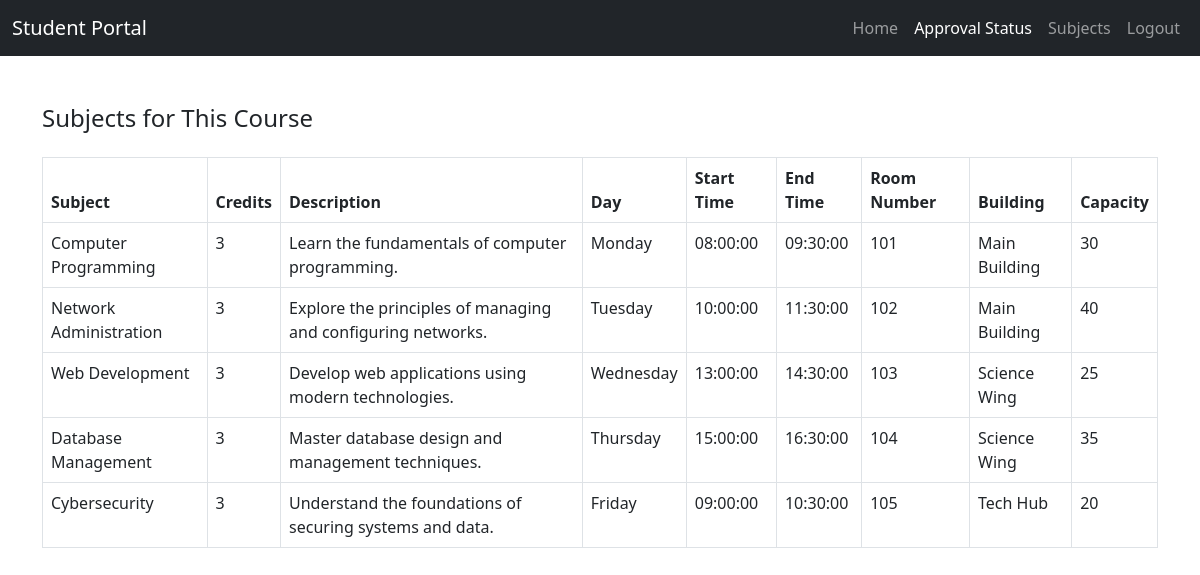
/subjects.php?email=estreradave1233@gmail.com, run on the app's committed database.
### tables this page shows
CREATE TABLE `subject` (
  `SubjectID` int(11) NOT NULL,
  `SubjectName` varchar(100) NOT NULL,
  `Credits` int(11) NOT NULL,
  `Description` text DEFAULT NULL,
  `CourseID` int(11) DEFAULT NULL
);

CREATE TABLE `schedule` (
  `ScheduleID` int(11) NOT NULL,
  `SubjectID` int(11) NOT NULL,
  `RoomID` int(11) NOT NULL,
  `Semester` varchar(20) DEFAULT NULL,
  `Day` enum('Monday','Tuesday','Wednesday','Thursday','Friday','Saturday','Sunday') DEFAULT NULL,
  `StartTime` time DEFAULT NULL,
  `EndTime` time DEFAULT NULL
);

CREATE TABLE `room` (
  `RoomID` int(11) NOT NULL,
  `RoomNumber` varchar(10) NOT NULL,
  `Building` varchar(50) DEFAULT NULL,
  `Capacity` int(11) DEFAULT NULL
);

### subjects.php (the view, shortened to what this page needs)
<?php
require_once('db.php');
$email = $_GET['email'] ?? '';
$approvalStatus = '';
$denyStatus = '';
$queryApproval = "
    SELECT sa.*, s.email
    FROM student_approval sa
    JOIN student s ON sa.studID = s.studID
    WHERE s.email = ?
";
$stmtApproval = mysqli_prepare($conn, $queryApproval);
mysqli_stmt_bind_param($stmtApproval, 's', $email);
mysqli_stmt_execute($stmtApproval);
$resultApproval = mysqli_stmt_get_result($stmtApproval);
if (mysqli_num_rows($resultApproval) > 0) {
    $approvalStatus = 'Approved';
} else {
    $approvalStatus = 'Not Approved';
}
$courseName = '';
$subjects = [];
$queryCourse = "
    SELECT c.description
    FROM course c
    INNER JOIN student s ON c.courseNAME = s.course
    WHERE s.email = ?
";
$stmtCourse = mysqli_prepare($conn, $queryCourse);
mysqli_stmt_bind_param($stmtCourse, 's', $email);
mysqli_stmt_execute($stmtCourse);
$resultCourse = mysqli_stmt_get_result($stmtCourse);
if ($resultCourse && mysqli_num_rows($resultCourse) > 0) {
    $courseRow = mysqli_fetch_assoc($resultCourse);
    $courseName = $courseRow['description'];
}
if (!empty($courseName)) {
    $querySubjects = "
        SELECT s.SubjectID, s.SubjectName, s.credits, s.description
        FROM subject s
        JOIN course c ON s.CourseID = c.CourseID
        WHERE c.description = ?
    ";
    $stmtSubjects = mysqli_prepare($conn, $querySubjects);
    mysqli_stmt_bind_param($stmtSubjects, 's', $courseName);
    mysqli_stmt_execute($stmtSubjects);
    $resultSubjects = mysqli_stmt_get_result($stmtSubjects);
    while ($row = mysqli_fetch_assoc($resultSubjects)) {
        $subjects[] = $row;
    }
}
$schedules = [];
foreach ($subjects as $subject) {
    $querySchedule = "
        SELECT day, startTime, endTime, roomID
        FROM schedule
        WHERE SubjectID = ?
    ";
    $stmtSchedule = mysqli_prepare($conn, $querySchedule);
    mysqli_stmt_bind_param($stmtSchedule, 'i', $subject['SubjectID']);
    mysqli_stmt_execute($stmtSchedule);
    $resultSchedule = mysqli_stmt_get_result($stmtSchedule);
    while ($scheduleRow = mysqli_fetch_assoc($resultSchedule)) {
        $roomID = $scheduleRow['roomID'];
        $queryRoomDetails = "
            SELECT roomNumber, building, capacity
            FROM room
            WHERE roomID = ?
        ";
        $stmtRoomDetails = mysqli_prepare($conn, $queryRoomDetails);
        mysqli_stmt_bind_param($stmtRoomDetails, 'i', $roomID);
        mysqli_stmt_execute($stmtRoomDetails);
        $resultRoomDetails = mysqli_stmt_get_result($stmtRoomDetails);
        if ($roomRow = mysqli_fetch_assoc($resultRoomDetails)) {
            $scheduleRow['roomDetails'] = $roomRow;
        } else {
            $scheduleRow['roomDetails'] = ['roomNumber' => 'N/A', 'building' => 'N/A', 'capacity' => 'N/A'];
        }
        $schedules[$subject['SubjectID']][] = $scheduleRow;
    }
}
?>
<!DOCTYPE html>
<html lang="en">
<head>
    <link href="https://cdn.jsdelivr.net/npm/bootstrap@5.3.0/dist/css/bootstrap.min.css" rel="stylesheet">
</head>
<body>
<nav class="navbar navbar-expand-lg navbar-dark bg-dark">
  <div class="container-fluid">
    <a class="navbar-brand" href="#">Student Portal</a>
    <div class="collapse navbar-collapse" id="navbarNav">
      <ul class="navbar-nav ms-auto">
        <li class="nav-item">
          <a class="nav-link" href="userview.php">Home</a>
        </li>
        <li class="nav-item">
          <a class="nav-link active" href="student_status.php?email=<?php echo htmlspecialchars($email); ?>">Approval Status</a>
        </li>
        <li class="nav-item">
          <a class="nav-link" href="subjects.php?email=<?php echo htmlspecialchars($email); ?>">Subjects</a>
        </li>
        <li class="nav-item">
          <a class="nav-link" href="index.php">Logout</a>
        </li>
      </ul>
    </div>
  </div>
</nav>
<div class="container mt-5">
    <?php if ($approvalStatus === 'Approved'): ?>
        <h4 class="mt-4">Subjects for This Course</h4>
    <table class="table table-bordered mt-4">
        <thead>
            <tr>
                <th>Subject</th>
                <th>Credits</th>
                <th>Description</th>
                <th>Day</th>
                <th>Start Time</th>
                <th>End Time</th>
                <th>Room Number</th>
                <th>Building</th>
                <th>Capacity</th>
            </tr>
        </thead>
        <tbody>
            <?php foreach ($subjects as $subject): ?>
                <tr>
                    <td><?php echo htmlspecialchars($subject['SubjectName']); ?></td>
                    <td><?php echo htmlspecialchars($subject['credits']); ?></td>
                    <td><?php echo htmlspecialchars($subject['description']); ?></td>
                    <?php
                    $subjectSchedules = isset($schedules[$subject['SubjectID']]) ? $schedules[$subject['SubjectID']] : [];
                    if (!empty($subjectSchedules)):
                        foreach ($subjectSchedules as $schedule): ?>
                            <td><?php echo htmlspecialchars($schedule['day']); ?></td>
                            <td><?php echo htmlspecialchars($schedule['startTime']); ?></td>
                            <td><?php echo htmlspecialchars($schedule['endTime']); ?></td>
                            <td><?php echo htmlspecialchars($schedule['roomDetails']['roomNumber']); ?></td>
                            <td><?php echo htmlspecialchars($schedule['roomDetails']['building']); ?></td>
                            <td><?php echo htmlspecialchars($schedule['roomDetails']['capacity']); ?></td>
                        <?php endforeach;
                    else: ?>
                        <td colspan="6">No schedule available</td>
                    <?php endif; ?>
                </tr>
            <?php endforeach; ?>
        </tbody>
    </table>
    <?php elseif ($denyStatus === 'Denied'): ?>
        <p>There is no subjects since you are denied!</p>
    <?php endif; ?>
</div>
</body>
</html>

### data on the page
subject: SubjectName "Computer Programming", Credits "3", Description "Learn the fundamentals of computer programming."
schedule: Day "Monday", StartTime "08:00:00", EndTime "09:30:00", RoomID.RoomNumber "101", RoomID.Building "Main Building", RoomID.Capacity "30"
subject: SubjectName "Network Administration", Credits "3", Description "Explore the principles of managing and configuring networks."
schedule: Day "Tuesday", StartTime "10:00:00", EndTime "11:30:00", RoomID.RoomNumber "102", RoomID.Building "Main Building", RoomID.Capacity "40"
subject: SubjectName "Web Development", Credits "3", Description "Develop web applications using modern technologies."
schedule: Day "Wednesday", StartTime "13:00:00", EndTime "14:30:00", RoomID.RoomNumber "103", RoomID.Building "Science Wing", RoomID.Capacity "25"
subject: SubjectName "Database Management", Credits "3", Description "Master database design and management techniques."
schedule: Day "Thursday", StartTime "15:00:00", EndTime "16:30:00", RoomID.RoomNumber "104", RoomID.Building "Science Wing", RoomID.Capacity "35"
subject: SubjectName "Cybersecurity", Credits "3", Description "Understand the foundations of securing systems and data."
schedule: Day "Friday", StartTime "09:00:00", EndTime "10:30:00", RoomID.RoomNumber "105", RoomID.Building "Tech Hub", RoomID.Capacity "20"
